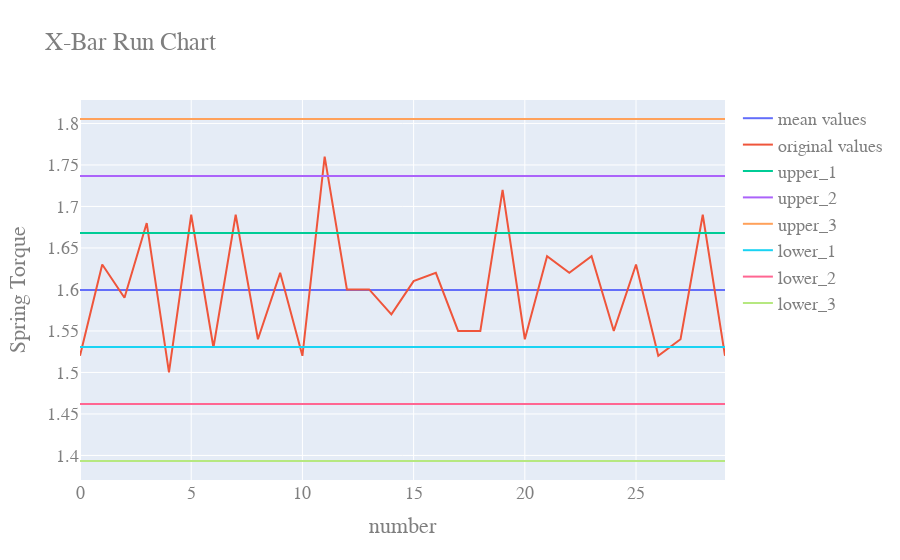

The notebook cell this image was saved under:
### Code cell
fig = go.Figure()

fig.add_trace(go.Scatter(x=df['number'],y=df['avg'],name="mean values"))
fig.add_trace(go.Scatter(x=df['number'],y=run_var,name="original values"))
fig.add_trace(go.Scatter(x=df['number'],y=df['upper_1'],name="upper_1"))
fig.add_trace(go.Scatter(x=df['number'],y=df['upper_2'],name="upper_2"))
fig.add_trace(go.Scatter(x=df['number'],y=df['upper_3'],name="upper_3"))

fig.add_trace(go.Scatter(x=df['number'],y=df['lower_1'],name="lower_1"))
fig.add_trace(go.Scatter(x=df['number'],y=df['lower_2'],name="lower_2"))
fig.add_trace(go.Scatter(x=df['number'],y=df['lower_3'],name="lower_3"))
fig.update_layout(title="X-Bar Run Chart",xaxis_title="number",yaxis_title='{}'.format(y_label),
                  font=dict(family="Courier New, monospace",size=18,color="#7f7f7f"))
fig.show()
print(round(upper_3,4))
print(round(upper_2,4))
print(round(upper_1,4))
print(round(avg,4))
print(round(lower_1,4))
print(round(lower_2,4))
print(round(lower_3,4))

### Figure 1 — Plotly figure (JSON) as saved in the notebook; plotly's stock layout.template omitted (floating-point values rounded to 4 significant figures)
{"data": [{"name": "mean values", "type": "scatter", "x": [0, 1, 2, 3, 4, 5, 6, 7, 8, 9, 10, 11, 12, 13, 14, 15, 16, 17, 18, 19, 20, 21, 22, 23, 24, 25, 26, 27, 28, 29], "y": [1.599, 1.599, 1.599, 1.599, 1.599, 1.599, 1.599, 1.599, 1.599, 1.599, 1.599, 1.599, 1.599, 1.599, 1.599, 1.599, 1.599, 1.599, 1.599, 1.599, 1.599, 1.599, 1.599, 1.599, 1.599, 1.599, 1.599, 1.599, 1.599, 1.599]}, {"name": "original values", "type": "scatter", "x": [0, 1, 2, 3, 4, 5, 6, 7, 8, 9, 10, 11, 12, 13, 14, 15, 16, 17, 18, 19, 20, 21, 22, 23, 24, 25, 26, 27, 28, 29], "y": [1.52, 1.63, 1.59, 1.68, 1.5, 1.69, 1.53, 1.69, 1.54, 1.62, 1.52, 1.76, 1.6, 1.6, 1.57, 1.61, 1.62, 1.55, 1.55, 1.72, 1.54, 1.64, 1.62, 1.64, 1.55, 1.63, 1.52, 1.54, 1.69, 1.52]}, {"name": "upper_1", "type": "scatter", "x": [0, 1, 2, 3, 4, 5, 6, 7, 8, 9, 10, 11, 12, 13, 14, 15, 16, 17, 18, 19, 20, 21, 22, 23, 24, 25, 26, 27, 28, 29], "y": [1.668, 1.668, 1.668, 1.668, 1.668, 1.668, 1.668, 1.668, 1.668, 1.668, 1.668, 1.668, 1.668, 1.668, 1.668, 1.668, 1.668, 1.668, 1.668, 1.668, 1.668, 1.668, 1.668, 1.668, 1.668, 1.668, 1.668, 1.668, 1.668, 1.668]}, {"name": "upper_2", "type": "scatter", "x": [0, 1, 2, 3, 4, 5, 6, 7, 8, 9, 10, 11, 12, 13, 14, 15, 16, 17, 18, 19, 20, 21, 22, 23, 24, 25, 26, 27, 28, 29], "y": [1.737, 1.737, 1.737, 1.737, 1.737, 1.737, 1.737, 1.737, 1.737, 1.737, 1.737, 1.737, 1.737, 1.737, 1.737, 1.737, 1.737, 1.737, 1.737, 1.737, 1.737, 1.737, 1.737, 1.737, 1.737, 1.737, 1.737, 1.737, 1.737, 1.737]}, {"name": "upper_3", "type": "scatter", "x": [0, 1, 2, 3, 4, 5, 6, 7, 8, 9, 10, 11, 12, 13, 14, 15, 16, 17, 18, 19, 20, 21, 22, 23, 24, 25, 26, 27, 28, 29], "y": [1.805, 1.805, 1.805, 1.805, 1.805, 1.805, 1.805, 1.805, 1.805, 1.805, 1.805, 1.805, 1.805, 1.805, 1.805, 1.805, 1.805, 1.805, 1.805, 1.805, 1.805, 1.805, 1.805, 1.805, 1.805, 1.805, 1.805, 1.805, 1.805, 1.805]}, {"name": "lower_1", "type": "scatter", "x": [0, 1, 2, 3, 4, 5, 6, 7, 8, 9, 10, 11, 12, 13, 14, 15, 16, 17, 18, 19, 20, 21, 22, 23, 24, 25, 26, 27, 28, 29], "y": [1.531, 1.531, 1.531, 1.531, 1.531, 1.531, 1.531, 1.531, 1.531, 1.531, 1.531, 1.531, 1.531, 1.531, 1.531, 1.531, 1.531, 1.531, 1.531, 1.531, 1.531, 1.531, 1.531, 1.531, 1.531, 1.531, 1.531, 1.531, 1.531, 1.531]}, {"name": "lower_2", "type": "scatter", "x": [0, 1, 2, 3, 4, 5, 6, 7, 8, 9, 10, 11, 12, 13, 14, 15, 16, 17, 18, 19, 20, 21, 22, 23, 24, 25, 26, 27, 28, 29], "y": [1.462, 1.462, 1.462, 1.462, 1.462, 1.462, 1.462, 1.462, 1.462, 1.462, 1.462, 1.462, 1.462, 1.462, 1.462, 1.462, 1.462, 1.462, 1.462, 1.462, 1.462, 1.462, 1.462, 1.462, 1.462, 1.462, 1.462, 1.462, 1.462, 1.462]}, {"name": "lower_3", "type": "scatter", "x": [0, 1, 2, 3, 4, 5, 6, 7, 8, 9, 10, 11, 12, 13, 14, 15, 16, 17, 18, 19, 20, 21, 22, 23, 24, 25, 26, 27, 28, 29], "y": [1.393, 1.393, 1.393, 1.393, 1.393, 1.393, 1.393, 1.393, 1.393, 1.393, 1.393, 1.393, 1.393, 1.393, 1.393, 1.393, 1.393, 1.393, 1.393, 1.393, 1.393, 1.393, 1.393, 1.393, 1.393, 1.393, 1.393, 1.393, 1.393, 1.393]}], "layout": {"font": {"color": "#7f7f7f", "family": "Courier New, monospace", "size": 18}, "title": {"text": "X-Bar Run Chart"}, "xaxis": {"title": {"text": "number"}}, "yaxis": {"title": {"text": "Spring Torque"}}}}
